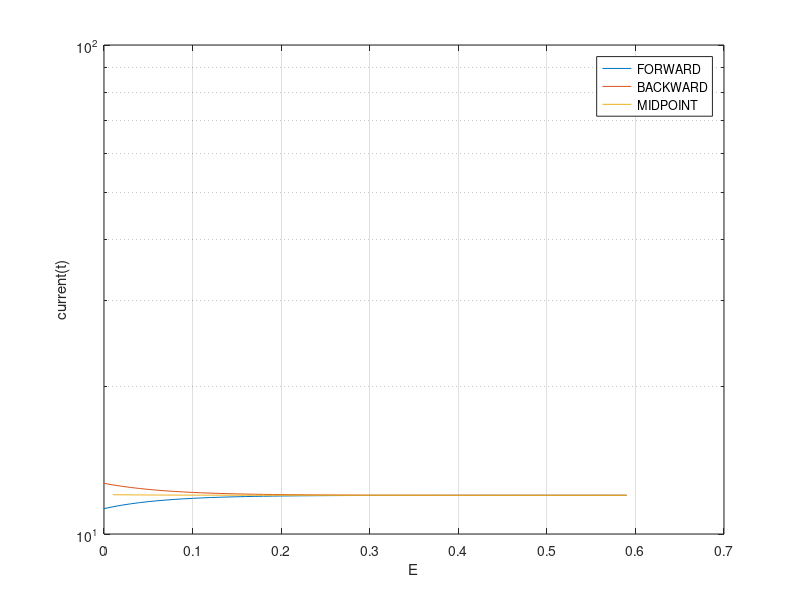

MATLAB code for this plot:
clear;
clear all;
load current1.dat;
load current2.dat;
load current3.dat;
load current4.dat;

L=0.98;
R=14.2;
t1=75*10^-3;
t2=50*10^-3;
t3=25*10^-3;
t4=10*10^-3;
...for current1...
...(a)Forward-difference formula
for i=1:8
f=(current1(i+1,2)-current1(i,2))/t1;
gf1(i)=f;
Ef1(i)=L*f+R*current1(i,2);
end

...(b)Backward difference formula
for i=2:9
f=(current1(i,2)-current1(i-1,2))/t1;
gb1(i-1)=f;
Eb1(i-1)=L*f+R*current1(i,2);

end

...(c)Midpoint formula
for i=2:8
f=(current1(i+1,2)-current1(i-1,2))/(2*t1);
gm1(i)=f;
Em1(i)=L*f+R*current1(i,2);

end

...for current2...
...(a)Forward-difference formula
for i=1:12
f=(current2(i+1,2)-current2(i,2))/t2;
Ef2(i)=L*f+R*current2(i,2);
gf2(i)=f;
end

...(b)Backward difference formula
for i=2:12
f=(current2(i,2)-current2(i-1,2))/t2;
Eb2(i-1)=L*f+R*current2(i,2);
gb2(i-1)=f;

end


...(c)Midpoint formula
for i=2:12
f=(current2(i+1,2)-current2(i-1,2))/(2*t2);
Em2(i)=L*f+R*current2(i,2);
gm2(i)=f;

end

...for current3...
...(a)Forward-difference formula
for i=1:24
f=(current3(i+1,2)-current3(i,2))/t3;
Ef3(i)=L*f+R*current3(i,2);
gf3(i)=f;
end

...(b)Backward difference formula
for i=2:24
f=(current3(i,2)-current3(i-1,2))/t3;
Eb3(i-1)=L*f+R*current3(i,2);
gb3(i-1)=f;

end


...(c)Midpoint formula
for i=2:24
f=(current3(i+1,2)-current3(i-1,2))/(2*t3);
Em3(i)=L*f+R*current3(i,2);
gm3(i)=f;

end

...for current4...
...(a)Forward-difference formula
for i=1:60
f=(current4(i+1,2)-current4(i,2))/t4;
Ef4(i)=L*f+R*current4(i,2);
gf4(i)=f;
end

...(b)Backward difference formula
for i=2:61
f=(current4(i,2)-current4(i-1,2))/t4;
Eb4(i-1)=L*f+R*current4(i,2);
gb4(i-1)=f;
end

...(c)Midpoint formula
for i=2:60
f=(current4(i+1,2)-current4(i-1,2))/(2*t4);
Em4(i)=L*f+R*current4(i,2);
gm4(i)=0;
end


 time1=0:0.075:0.525;
 time2=0:0.050:0.55;
 time3=0:0.025:0.575;
 time4=0:0.01:0.59;
 ...ÇİZDİRMEK İSTEDİĞİNİZ GRAFİĞİN YORUMUNU KALDIRIN
     
%  ...FORWARD
%  
%  semilogy(time1,gf1,time2,gf2,time3,gf3,time4,gf4);
%  xlabel('Time(s)')
%  ylabel('current(t)')
%  legend('CURRENT 1','CURRENT 2','CURRENT 3','CURRENT 4')
%  grid on
%  
% ...BACKWARD
%  semilogy(time1,gm1,time2,gm2,time3,gm3,time4,gm4);
%  xlabel('Time(s)')
%  ylabel('current(t)')
%  legend('CURRENT 1','CURRENT 2','CURRENT 3','CURRENT 4')
%  grid on
%  
%  ...MIDPOINT
%  semilogy(time1,gm1,time2,gm2,time3,gm3,time4,gm4);
%  xlabel('Time(s)')
%  ylabel('current(t)')
%  legend('CURRENT 1','CURRENT 2','CURRENT 3','CURRENT 4')
%  grid on
%  
%  ...E İÇİN GRAFİKLER
%  ...FORWARD
%  
%  semilogy(time1,Ef1,time2,Ef2,time3,Ef3,time4,Ef4);
%  xlabel('Time(s)')
%  ylabel('E')
%  legend('CURRENT 1','CURRENT 2','CURRENT 3','CURRENT 4')
%  grid on
% 
% ...BACKWARD
%  semilogy(time1,Eb1,time2,Eb2,time3,Eb3,time4,Eb4);
%  xlabel('E)')
%  ylabel('current(t)')
%  legend('CURRENT 1','CURRENT 2','CURRENT 3','CURRENT 4')
%  grid on
%  
%  ...MIDPOINT
%  semilogy(time1,Em1,time2,Em2,time3,Em3,time4,Em4);
%  xlabel('E')
%  ylabel('current(t)')
%  legend('CURRENT 1','CURRENT 2','CURRENT 3','CURRENT 4')
%  grid on
%  
%  
 semilogy(time4,Ef4,time4,Eb4,time4,Em4);
 xlabel('E')
 ylabel('current(t)')
 legend('FORWARD','BACKWARD','MIDPOINT')
 grid on

%  semilogy(time1,Ef1,time1,Eb1,time1,Em1);
%  xlabel('E')
%  ylabel('current(t)')
%  legend('FORWARD','BACKWARD','MIDPOINT')
%  grid on

